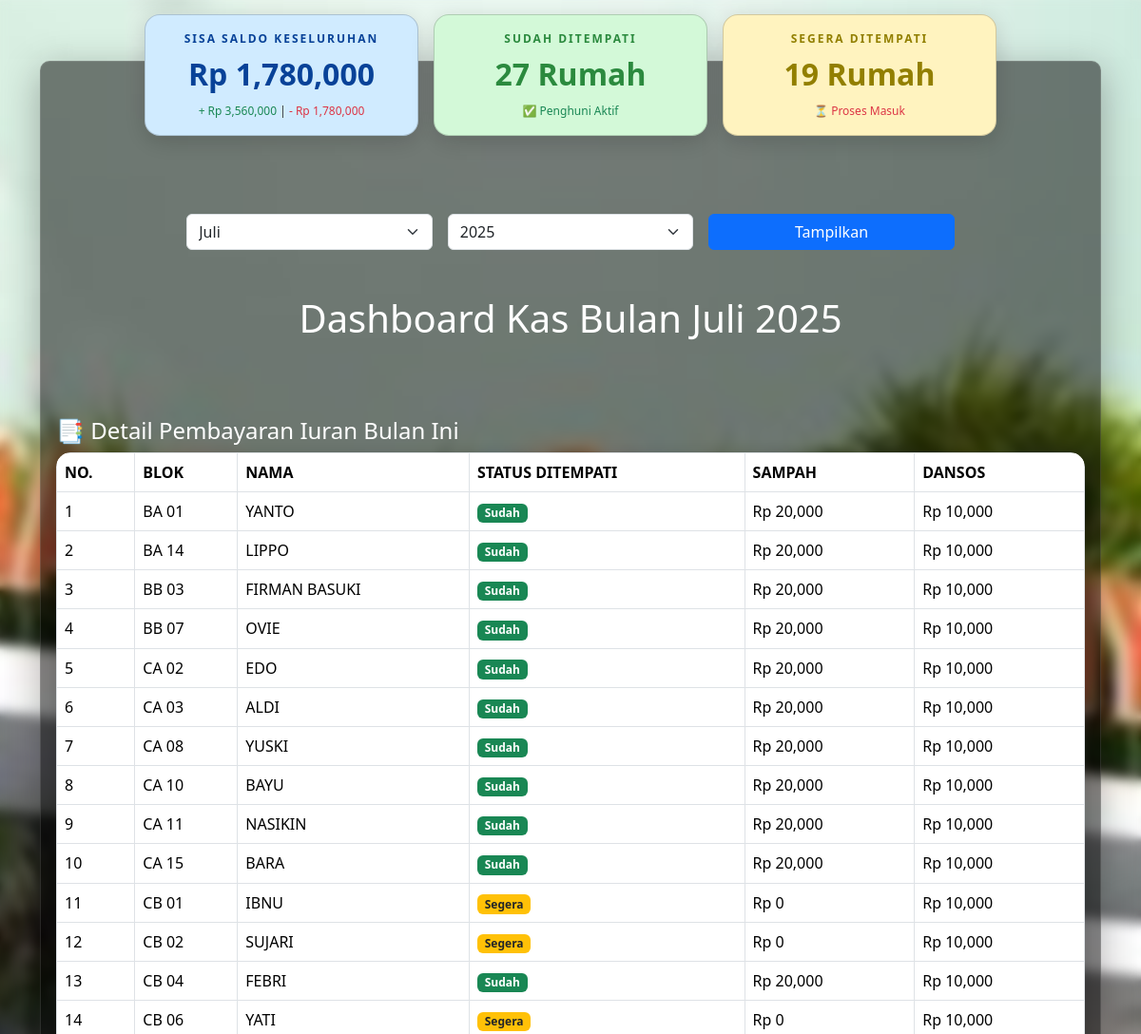
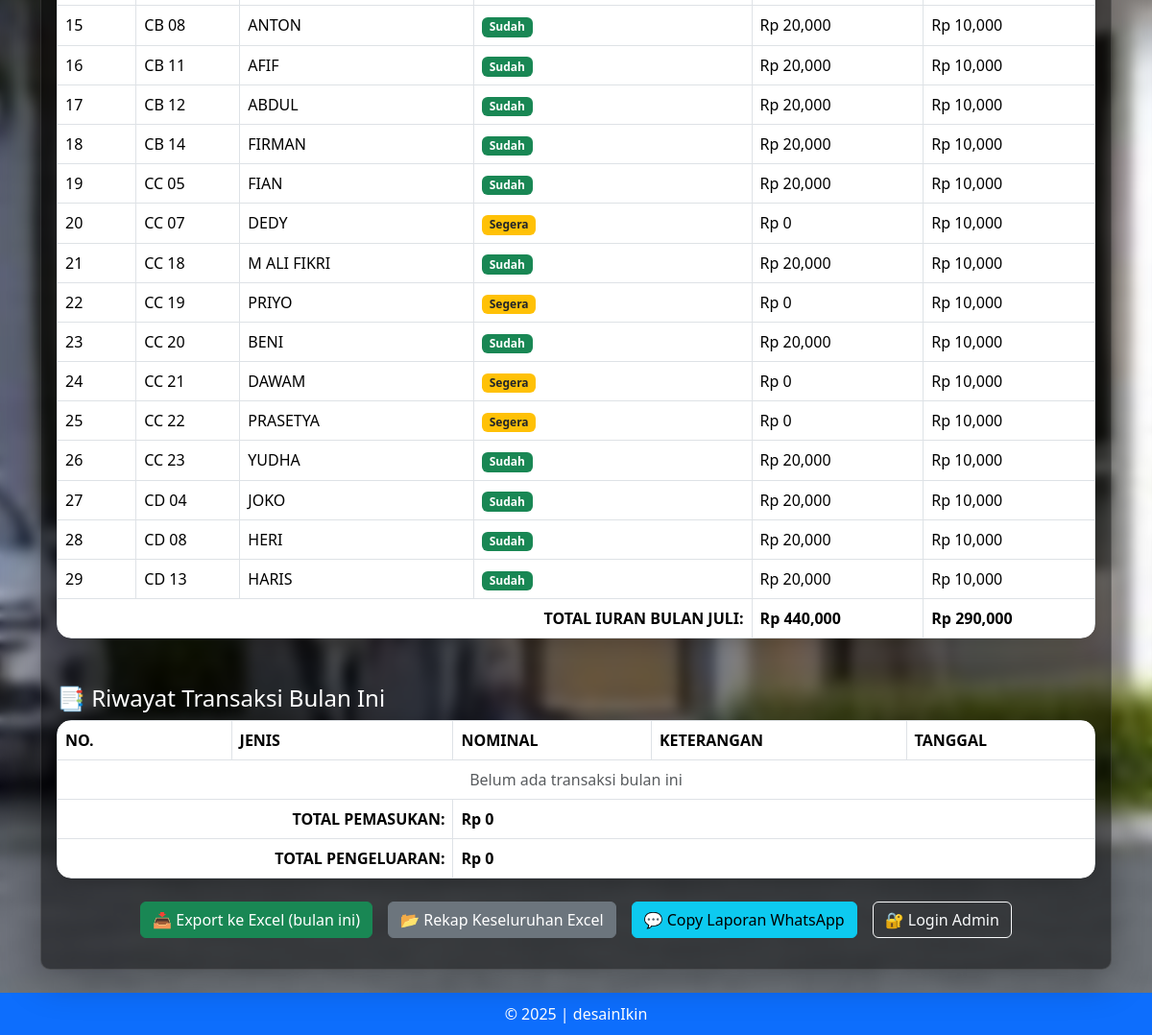
The page / on the database its author committed (2 pictures, top to bottom).
### kas/models.py (models this page shows, shortened)
class Pembayaran(models.Model):
    rumah = models.ForeignKey(Rumah, on_delete=models.CASCADE)
    tahun = models.IntegerField()
    bulan = models.CharField(max_length=20)
    iuran_sampah = models.IntegerField(default=0)
    iuran_dansos = models.IntegerField(default=0)
    class Meta:
        unique_together = ['rumah', 'tahun', 'bulan']

class Rumah(models.Model):
    blok = models.CharField(max_length=10)
    nama = models.CharField(max_length=100)
    status = models.CharField(max_length=10, choices=STATUS_RUMAH)

### kas/views.py (the view)
# urls.py: path('', landing_page, name='landing'),
def landing_page(request):
    bulan_mapping = {
        'January': 'Januari', 'February': 'Februari', 'March': 'Maret',
        'April': 'April', 'May': 'Mei', 'June': 'Juni',
        'July': 'Juli', 'August': 'Agustus', 'September': 'September',
        'October': 'Oktober', 'November': 'November', 'December': 'Desember'
    }
    now_time = timezone.now()
    bulan_default_en = now_time.strftime('%B')
    bulan_default = bulan_mapping.get(bulan_default_en, 'Januari')
    tahun_default = now_time.year
    bulan = request.GET.get('bulan', bulan_default).capitalize()
    tahun = int(request.GET.get('tahun', tahun_default))
    bulan_list = list(bulan_mapping.values())
    tahun_list = range(2024, 2031)
    daftar_bulan = {b: i + 1 for i, b in enumerate(bulan_list)}
    bulan_angka = daftar_bulan.get(bulan, now_time.month)
    transaksi_bulan = Transaksi.objects.filter(tanggal__month=bulan_angka, tanggal__year=tahun)
    total_masuk = transaksi_bulan.filter(jenis='masuk').aggregate(Sum('nominal'))['nominal__sum'] or 0
    total_keluar = transaksi_bulan.filter(jenis='keluar').aggregate(Sum('nominal'))['nominal__sum'] or 0
    total_masuk_all = Transaksi.objects.filter(jenis='masuk').aggregate(Sum('nominal'))['nominal__sum'] or 0
    total_keluar_all = Transaksi.objects.filter(jenis='keluar').aggregate(Sum('nominal'))['nominal__sum'] or 0
    iuran_total = Pembayaran.objects.aggregate(
        total_sampah=Sum('iuran_sampah'),
        total_dansos=Sum('iuran_dansos')
    )
    jumlah_iuran_all = (iuran_total['total_sampah'] or 0) + (iuran_total['total_dansos'] or 0)
    saldo_all = total_masuk_all + jumlah_iuran_all
    sisa_saldo_all = saldo_all - total_keluar_all
    pembayaran = Pembayaran.objects.filter(bulan__iexact=bulan, tahun=tahun)
    total_saldo = sum(p.iuran_sampah + p.iuran_dansos for p in pembayaran)
    total_iuran_sampah = pembayaran.aggregate(Sum('iuran_sampah'))['iuran_sampah__sum'] or 0
    total_iuran_dansos = pembayaran.aggregate(Sum('iuran_dansos'))['iuran_dansos__sum'] or 0
    rumah_sudah = Rumah.objects.filter(status='sudah').count()
    rumah_segera = Rumah.objects.filter(status='segera').count()
    context = {
        'pembayaran': pembayaran,
        'bulan': bulan,
        'tahun': tahun,
        'bulan_list': bulan_list,
        'tahun_list': tahun_list,
        'rumah_sudah': rumah_sudah,
        'rumah_segera': rumah_segera,
        'saldo': total_saldo,
        'total_iuran_sampah': total_iuran_sampah,
        'total_iuran_dansos': total_iuran_dansos,
        'jumlah_iuran_all': jumlah_iuran_all,
        'transaksi': transaksi_bulan,
        'total_masuk': total_masuk,
        'total_keluar': total_keluar,
        'total_masuk_all': total_masuk_all,
        'total_keluar_all': total_keluar_all,
        'saldo_all': saldo_all,
        'sisa_saldo_all': sisa_saldo_all,
    }
    return render(request, 'landing.html', context)

### kas/templates/landing.html (shortened to what this page needs)
{% load humanize %}
{% load static %}
<!DOCTYPE html>
<html lang="id">
<head>
  <link href="https://cdn.jsdelivr.net/npm/bootstrap@5.3.3/dist/css/bootstrap.min.css" rel="stylesheet">
</head>
<body class="text-white">
  <main class="container my-4">
  <div class="glass-card">
  <div class="floating-inside">
    <div class="card card-custom saldo-card text-center p-3" style="max-width: 18rem;">
        <div class="card-title-saldo">SISA SALDO KESELURUHAN</div>
        <div class="card-nominal-saldo">Rp {{ sisa_saldo_all|intcomma }}</div>
        <div class="card-rincian-saldo">
            <span class="plus">+ Rp {{ saldo_all|intcomma }}</span> |
            <span class="minus">- Rp {{ total_keluar_all|intcomma }}</span>
        </div>
        </div>
    <div class="card card-custom sudah-card text-center p-3" style="max-width: 18rem;">
      <div class="card-title-saldo">SUDAH DITEMPATI</div>
      <div class="card-nominal-saldo">{{ rumah_sudah }} Rumah</div>
      <div class="card-rincian-saldo">
        <span class="plus">✅ Penghuni Aktif</span>
      </div>
    </div>
    <div class="card card-custom segera-card text-center p-3" style="max-width: 18rem;">
      <div class="card-title-saldo">SEGERA DITEMPATI</div>
      <div class="card-nominal-saldo">{{ rumah_segera }} Rumah</div>
      <div class="card-rincian-saldo">
        <span class="minus">⏳ Proses Masuk</span>
      </div>
    </div>
  </div>
  <form class="row g-3 mb-4 mt-5 pt-3 justify-content-center form-floating-mobile" method="get">
    <div class="col-12 col-md-3">
      <select class="form-select" name="bulan">
        {% for b in bulan_list %}
          <option value="{{ b }}" {% if b == bulan %}selected{% endif %}>{{ b }}</option>
        {% endfor %}
      </select>
    </div>
    <div class="col-12 col-md-3">
      <select class="form-select" name="tahun">
        {% for y in tahun_list %}
          <option value="{{ y }}" {% if y == tahun %}selected{% endif %}>{{ y }}</option>
        {% endfor %}
      </select>
    </div>
    <div class="col-12 col-md-3">
      <button type="submit" class="btn btn-primary w-100">Tampilkan</button>
    </div>
  </form>
  <header class="text-center py-4">
      <h1>Dashboard Kas Bulan {{ bulan }} {{ tahun }}</h1>
  </header>
<h4 class="mt-5 text-white">📑 Detail Pembayaran Iuran Bulan Ini</h4>
<div class="table-responsive mb-4"
     style="border-radius: 15px; overflow: hidden; box-shadow: 0 4px 20px rgba(0,0,0,0.2);">
  <table class="table table-hover table-bordered text-white mb-0"
         style="background: rgba(255, 255, 255, 0.05);
                backdrop-filter: blur(10px);
                -webkit-backdrop-filter: blur(10px);
                border-radius: 15px;">
    <thead style="background-color: rgba(255,255,255,0.1);" class="text-uppercase text-white-50">
      <tr>
        <th>No.</th><th>Blok</th><th>Nama</th><th>Status ditempati</th><th>Sampah</th><th>Dansos</th>
      </tr>
    </thead>
    <tbody>
      {% for p in pembayaran %}
      <tr>
        <td>{{ forloop.counter }}</td>
        <td>{{ p.rumah.blok }}</td>
        <td>{{ p.rumah.nama }}</td>
        <td>
          {% if p.rumah.status == 'sudah' %}
            <span class="badge bg-success">Sudah</span>
          {% elif p.rumah.status == 'segera' %}
            <span class="badge bg-warning text-dark">Segera</span>
          {% else %}
            <span class="badge bg-secondary">Belum</span>
          {% endif %}
        </td>
        <td>Rp {{ p.iuran_sampah|intcomma }}</td>
        <td>Rp {{ p.iuran_dansos|intcomma }}</td>
      </tr>
      {% endfor %}
    </tbody>
  <tfoot>
  <tr style="background-color: rgba(255, 255, 255, 0.1);" class="text-white fw-bold">
    <td colspan="4" class="text-end">TOTAL IURAN BULAN {{ bulan|upper }}:</td>
    <td>Rp {{ total_iuran_sampah|intcomma }}</td>
    <td>Rp {{ total_iuran_dansos|intcomma }}</td>
  </tr>
</tfoot>
  </table>
</div>
<h4 class="mt-5 text-white">📑 Riwayat Transaksi Bulan Ini</h4>
<div class="table-responsive mb-4"
     style="border-radius: 15px; overflow: hidden; box-shadow: 0 4px 20px rgba(0,0,0,0.2);">
  <table class="table table-bordered table-hover mb-0"
         style="background: rgba(255, 255, 255, 0.05);
                backdrop-filter: blur(10px);
                -webkit-backdrop-filter: blur(10px);
                border-radius: 15px;">
    <thead style="background-color: rgba(255,255,255,0.1);" class="text-white-50 text-uppercase">
      <tr>
        <th>No.</th>
        <th>Jenis</th>
        <th>Nominal</th>
        <th>Keterangan</th>
        <th>Tanggal</th>
      </tr>
    </thead>
    <tbody>
      {% for t in transaksi %}
      <tr class="text-white">
        <td>{{ forloop.counter }}</td>
        <td>
          {% if t.jenis == 'masuk' %}
            <span class="badge bg-success">Pemasukan</span>
          {% else %}
            <span class="badge bg-danger">Pengeluaran</span>
          {% endif %}
        </td>
        <td>Rp {{ t.nominal|intcomma }}</td>
        <td>{{ t.keterangan }}</td>
        <td>{{ t.tanggal|date:"d M Y" }}</td>
      </tr>
      {% empty %}
      <tr>
        <td colspan="5" class="text-center text-muted">Belum ada transaksi bulan ini</td>
      </tr>
      {% endfor %}
    </tbody>
    <tfoot>
      <tr style="background-color: rgba(255, 255, 255, 0.1);" class="text-white fw-bold">
        <td colspan="2" class="text-end">TOTAL PEMASUKAN:</td>
        <td colspan="3">Rp {{ total_masuk|default:"0"|intcomma }}</td>
      </tr>
      <tr style="background-color: rgba(255, 255, 255, 0.1);" class="text-white fw-bold">
        <td colspan="2" class="text-end">TOTAL PENGELUARAN:</td>
        <td colspan="3">Rp {{ total_keluar|default:"0"|intcomma }}</td>
      </tr>
    </tfoot>
  </table>
</div>
  <div class="d-flex flex-wrap justify-content-center gap-3">
    <form method="get" action="{% url 'export_excel' %}">
      <button class="btn btn-success">📥 Export ke Excel (bulan ini)</button>
    </form>
    <form method="get" action="{% url 'export_rekap_keseluruhan' %}">
      <button class="btn btn-secondary">📂 Rekap Keseluruhan Excel</button>
    </form>
    <form method="get" action="{% url 'export_wa' %}">
      <button class="btn btn-info">💬 Copy Laporan WhatsApp</button>
    </form>
    <a href="/admin" class="btn btn-outline-light" title="Masuk Panel Admin">🔐 Login Admin</a>
  </div>
</div>
</main>
<footer>
  &copy; 2025 | desainIkin
</footer>
</body>
</html>

### rows shown on the page
Pembayaran: rumah.blok "BA 01", rumah.nama "YANTO", shows "Sudah", iuran_sampah "20,000", iuran_dansos "10,000"
Pembayaran: rumah.blok "BA 14", rumah.nama "LIPPO", shows "Sudah", iuran_sampah "20,000", iuran_dansos "10,000"
Pembayaran: rumah.blok "BB 03", rumah.nama "FIRMAN BASUKI", shows "Sudah", iuran_sampah "20,000", iuran_dansos "10,000"
Pembayaran: rumah.blok "BB 07", rumah.nama "OVIE", shows "Sudah", iuran_sampah "20,000", iuran_dansos "10,000"
Pembayaran: rumah.blok "CA 02", rumah.nama "EDO", shows "Sudah", iuran_sampah "20,000", iuran_dansos "10,000"
Pembayaran: rumah.blok "CA 03", rumah.nama "ALDI", shows "Sudah", iuran_sampah "20,000", iuran_dansos "10,000"
Pembayaran: rumah.blok "CA 08", rumah.nama "YUSKI", shows "Sudah", iuran_sampah "20,000", iuran_dansos "10,000"
Pembayaran: rumah.blok "CA 10", rumah.nama "BAYU", shows "Sudah", iuran_sampah "20,000", iuran_dansos "10,000"
Pembayaran: rumah.blok "CA 11", rumah.nama "NASIKIN", shows "Sudah", iuran_sampah "20,000", iuran_dansos "10,000"
Pembayaran: rumah.blok "CA 15", rumah.nama "BARA", shows "Sudah", iuran_sampah "20,000", iuran_dansos "10,000"
Pembayaran: rumah.blok "CB 01", rumah.nama "IBNU", shows "Segera", iuran_sampah "0", iuran_dansos "10,000"
Pembayaran: rumah.blok "CB 02", rumah.nama "SUJARI", shows "Segera", iuran_sampah "0", iuran_dansos "10,000"
Pembayaran: rumah.blok "CB 04", rumah.nama "FEBRI", shows "Sudah", iuran_sampah "20,000", iuran_dansos "10,000"
Pembayaran: rumah.blok "CB 06", rumah.nama "YATI", shows "Segera", iuran_sampah "0", iuran_dansos "10,000"
Pembayaran: rumah.blok "CB 08", rumah.nama "ANTON", shows "Sudah", iuran_sampah "20,000", iuran_dansos "10,000"
Pembayaran: rumah.blok "CB 11", rumah.nama "AFIF", shows "Sudah", iuran_sampah "20,000", iuran_dansos "10,000"
Pembayaran: rumah.blok "CB 12", rumah.nama "ABDUL", shows "Sudah", iuran_sampah "20,000", iuran_dansos "10,000"
Pembayaran: rumah.blok "CB 14", rumah.nama "FIRMAN", shows "Sudah", iuran_sampah "20,000", iuran_dansos "10,000"
Pembayaran: rumah.blok "CC 05", rumah.nama "FIAN", shows "Sudah", iuran_sampah "20,000", iuran_dansos "10,000"
Pembayaran: rumah.blok "CC 07", rumah.nama "DEDY", shows "Segera", iuran_sampah "0", iuran_dansos "10,000"
Pembayaran: rumah.blok "CC 18", rumah.nama "M ALI FIKRI", shows "Sudah", iuran_sampah "20,000", iuran_dansos "10,000"
Pembayaran: rumah.blok "CC 19", rumah.nama "PRIYO", shows "Segera", iuran_sampah "0", iuran_dansos "10,000"
Pembayaran: rumah.blok "CC 20", rumah.nama "BENI", shows "Sudah", iuran_sampah "20,000", iuran_dansos "10,000"
Pembayaran: rumah.blok "CC 21", rumah.nama "DAWAM", shows "Segera", iuran_sampah "0", iuran_dansos "10,000"
Pembayaran: rumah.blok "CC 22", rumah.nama "PRASETYA", shows "Segera", iuran_sampah "0", iuran_dansos "10,000"
Pembayaran: rumah.blok "CC 23", rumah.nama "YUDHA", shows "Sudah", iuran_sampah "20,000", iuran_dansos "10,000"
Pembayaran: rumah.blok "CD 04", rumah.nama "JOKO", shows "Sudah", iuran_sampah "20,000", iuran_dansos "10,000"
Pembayaran: rumah.blok "CD 08", rumah.nama "HERI", shows "Sudah", iuran_sampah "20,000", iuran_dansos "10,000"
Pembayaran: rumah.blok "CD 13", rumah.nama "HARIS", shows "Sudah", iuran_sampah "20,000", iuran_dansos "10,000"

### other values the page prints
{{ sisa_saldo_all|intcomma }} "1,780,000"
{{ saldo_all|intcomma }} "3,560,000"
{{ total_keluar_all|intcomma }} "1,780,000"
{{ rumah_sudah }} "27"
{{ rumah_segera }} "19"
{{ bulan }} "Juli"
{{ tahun }} "2025"
{{ bulan|upper }} "JULI"
{{ total_iuran_sampah|intcomma }} "440,000"
{{ total_iuran_dansos|intcomma }} "290,000"
{{ total_masuk|default:"0"|intcomma }} "0"
{{ total_keluar|default:"0"|intcomma }} "0"
form field bulan "Juli"
form field tahun "2025"
